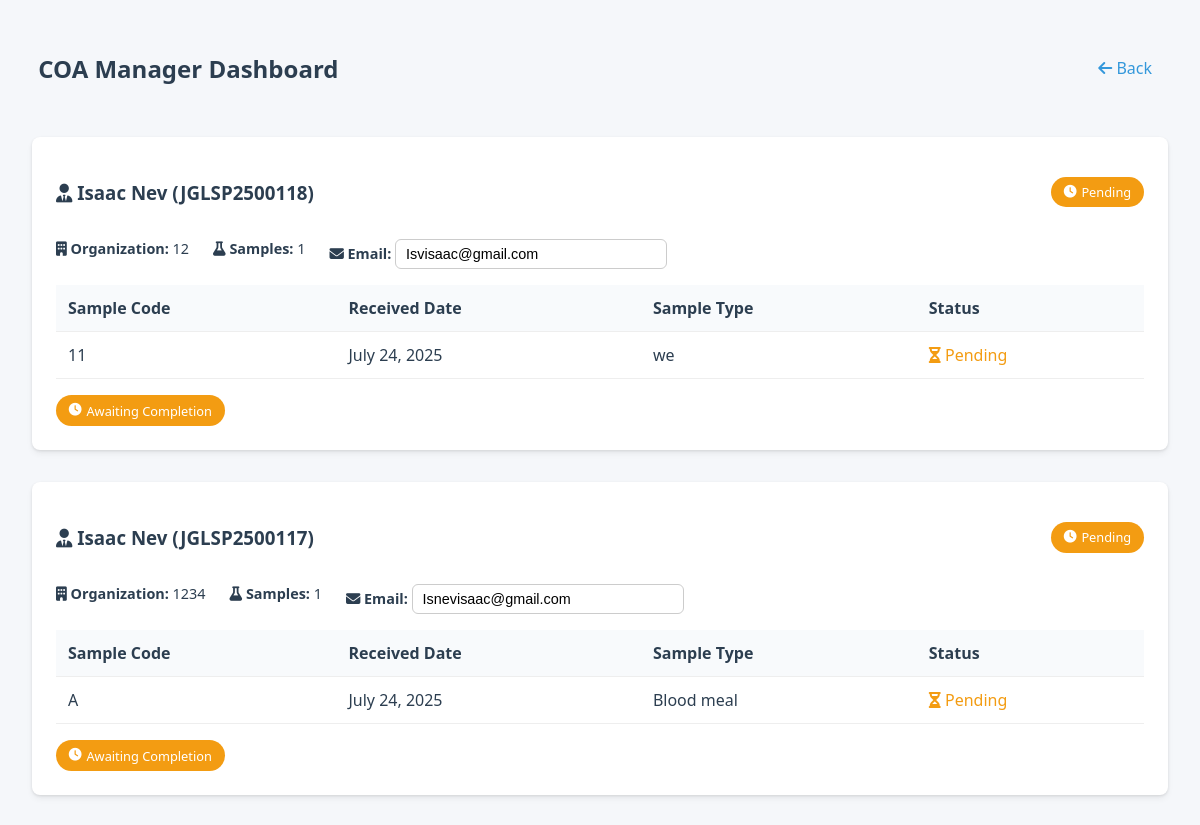
The page /coa_dashboard/ (signed in, upper part) on the database as committed earlier.
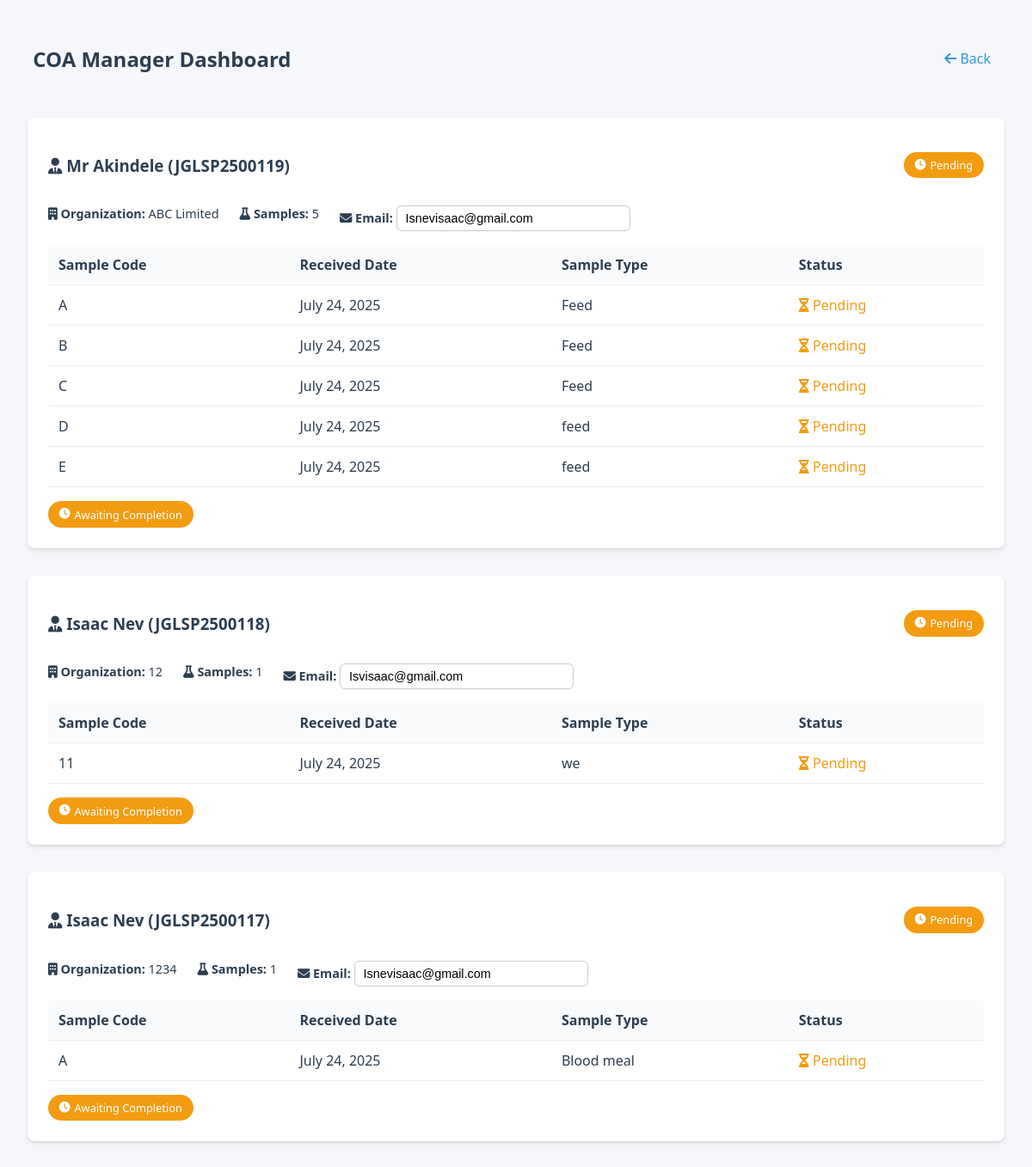
The same page on the database as committed later.
### lims/models/client.py (models this page shows, shortened)
class Client(models.Model):
    client_id = models.CharField(max_length=20, unique=True)
    name = models.CharField(max_length=100)
    organization = models.CharField(max_length=150)
    email = models.EmailField()
    phone = models.CharField(max_length=20)
    address = models.TextField()
    token = models.CharField(max_length=20, unique=True, blank=True)
    created = models.DateTimeField(auto_now_add=True)
    coa_released = models.BooleanField(default=False)
    summary_text = models.TextField(blank=True, null=True)
    summary_confirmed = models.BooleanField(default=False)
    history = HistoricalRecords()

### lims/models/sample.py (models this page shows, shortened)
class Sample(models.Model):
    client = models.ForeignKey(Client, on_delete=models.CASCADE)
    sample_code = models.CharField(max_length=50)
    sample_type = models.CharField(max_length=100)
    weight = models.DecimalField(max_digits=6, decimal_places=2)
    temperature = models.DecimalField(max_digits=5, decimal_places=2, null=True, blank=True)
    humidity = models.DecimalField(max_digits=5, decimal_places=2, null=True, blank=True)
    status = models.CharField(max_length=20, choices=SampleStatus.choices, default=SampleStatus.RECEIVED)
    received_date = models.DateField(auto_now_add=True)
    verified_at = models.DateTimeField(null=True, blank=True)
    coa_released = models.BooleanField(default=False)
    manager_comment = models.TextField(blank=True, null=True)
    history = HistoricalRecords()

### lims/views/coa.py (the view)
# urls.py: path('coa_dashboard/', views.coa_dashboard, name='coa_dashboard'),
@login_required
def coa_dashboard(request):
    samples = (
        Sample.objects
        .exclude(sample_type="qc")
        .select_related("client")
        .prefetch_related("testassignment_set__parameter")
        .order_by("-client__client_id", "-received_date")
    )
    grouped = defaultdict(lambda: {
        "samples": [],
        "all_completed": True,
        "has_unaccredited": False
    })
    for sample in samples:
        client_entry = grouped[sample.client]
        client_entry["samples"].append(sample)
        sample.assignments = [
            {
                "parameter": a.parameter.name,
                "method": a.parameter.method,
                "unit": a.parameter.unit,
            }
            for a in sample.testassignment_set.all()
        ]
        if sample.status != SampleStatus.APPROVED:
            client_entry["all_completed"] = False
    for client, data in grouped.items():
        accredited, unaccredited = split_samples_by_accreditation(data["samples"])
        data["has_unaccredited"] = bool(unaccredited)
    context = {
        "grouped": dict(grouped),
    }
    return render(request, "lims/coa/coa_dashboard.html", context)

### lims/templates/lims/coa/coa_dashboard.html (shortened to what the changed rows need)
<!DOCTYPE html>
<html lang="en">
<head>
  <link rel="stylesheet" href="https://cdnjs.cloudflare.com/ajax/libs/font-awesome/6.4.0/css/all.min.css" />
</head>
<body>
  <div class="container">
    <div class="header">
      <h2> COA Manager Dashboard</h2>
    </div>
    {% for client, data in grouped.items %}
      {% with samples=data.samples has_approved=data.has_approved %}
      <div class="client-card" id="client-card-{{ client.id }}">
        <div class="client-header">
          <h3><i class="fas fa-user-tie"></i> {{ client.name }} ({{ client.client_id }})</h3>
          <span class="status-badge {% if client.coa_released %}released{% else %}pending{% endif %}">
            {% if client.coa_released %}
              <i class="fas fa-check-circle"></i> Released
            {% else %}
              <i class="fas fa-clock"></i> Pending
            {% endif %}
          </span>
        </div>
        <div class="client-meta">
          <div class="meta-item"><strong><i class="fas fa-building"></i> Organization:</strong> {{ client.organization }}</div>
          <div class="meta-item"><strong><i class="fas fa-flask"></i> Samples:</strong> {{ samples|length }}</div>
          <div class="meta-item">
            <strong><i class="fas fa-envelope"></i> Email:</strong>
            <input type="email" class="editable-email" value="{{ client.email }}" data-id="{{ client.id }}" />
          </div>
        </div>
        <div class="table-container">
          <table>
            <thead>
              <tr>
                <th>Sample Code</th>
                <th>Received Date</th>
                <th>Sample Type</th>
                <th>Status</th>
              </tr>
            </thead>
            <tbody>
              {% for sample in samples %}
              <tr>
                <td>{{ sample.sample_code }}</td>
                <td>{{ sample.received_date }}</td>
                <td>{{ sample.sample_type }}</td>
                <td>
                  {% if sample.status == 'approved' %}
                    <span style="color: var(--secondary);"><i class="fas fa-check-circle"></i> Approved</span>
                  {% else %}
                    <span style="color: var(--warning);"><i class="fas fa-hourglass-half"></i> Pending</span>
                  {% endif %}
                </td>
              </tr>
              {% endfor %}
            </tbody>
          </table>
        </div>
        <div class="action-bar">
          {% if client.coa_released %}
            <a class="btn" href="{% url 'preview_coa' client.client_id %}" target="_blank"><i class="fas fa-search"></i> Preview COA</a>
            <a class="btn btn-success" href="{% url 'generate_coa' client.client_id %}"><i class="fas fa-certificate"></i> Download COA</a>
            {% if data.has_unaccredited %}
              <a class="btn btn-warning" href="{% url 'generate_unaccredited_coa' client.client_id %}"><i class="fas fa-file-pdf"></i> Download Unaccredited COA</a>
            {% endif %}
            <span class="status-badge released already-released"><i class="fas fa-check-circle"></i> Already Released</span>
          {% else %}
            {% if data.all_completed %}
              <a class="btn" href="{% url 'preview_coa' client.client_id %}" target="_blank"><i class="fas fa-search"></i> Preview COA</a>
              <a class="btn btn-success" href="{% url 'generate_coa' client.client_id %}"><i class="fas fa-certificate"></i> Download COA</a>
              {% if data.has_unaccredited %}
                <a class="btn btn-warning" href="{% url 'generate_unaccredited_coa' client.client_id %}"><i class="fas fa-file-pdf"></i> Download Unaccredited COA</a>
              {% endif %}
              <form method="post" action="{% url 'release_client_coa' client.id %}">
                {% csrf_token %}
                <button type="submit" class="btn btn-success release-btn"><i class="fas fa-paper-plane"></i> Release to Client</button>
              </form>
            {% else %}
              <span class="status-badge pending"><i class="fas fa-clock"></i> Awaiting Completion</span>
            {% endif %}
          {% endif %}
        </div>
      </div>
      {% endwith %}
    {% empty %}
      <div class="empty-state">
        <i class="fas fa-inbox" style="font-size: 3rem; color: #ccc;"></i>
        <h3>No client samples found</h3>
      </div>
    {% endfor %}
  </div>
</body>
</html>

Rows that differ between the two databases and show on the page:
added Client: name "Mr Akindele", client_id "JGLSP2500119", coa_released False (drawn), organization "ABC Limited", samples|length "5", email "Isnevisaac@gmail.com"
added Sample: sample_code "A", received_date "July 24, 2025", sample_type "Feed", status "received" (drawn), shown under "Mr Akindele"
added Sample: sample_code "B", received_date "July 24, 2025", sample_type "Feed", status "received" (drawn), shown under "Mr Akindele"
added Sample: sample_code "C", received_date "July 24, 2025", sample_type "Feed", status "received" (drawn), shown under "Mr Akindele"
added Sample: sample_code "D", received_date "July 24, 2025", sample_type "feed", status "received" (drawn), shown under "Mr Akindele"
added Sample: sample_code "E", received_date "July 24, 2025", sample_type "feed", status "received" (drawn), shown under "Mr Akindele"
